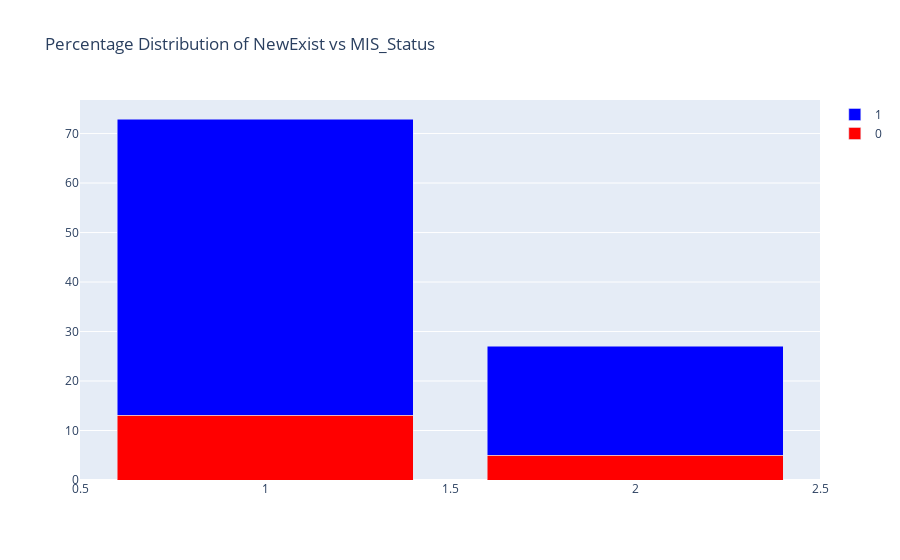

Notebook code cell kept with this figure:
### Markdown cell above
### 13. NewExist

### Code cell
feature_vs_target(loan_df, "NewExist")

### Figure 1 — Plotly figure (JSON) as saved in the notebook; plotly's stock layout.template omitted (floating-point values rounded to 4 significant figures)
{"data": [{"marker": {"color": "red"}, "name": "0", "type": "bar", "x": [1, 2], "y": [13.11, 4.96]}, {"marker": {"color": "blue"}, "name": "1", "type": "bar", "x": [1, 2], "y": [59.83, 22.09]}], "layout": {"barmode": "stack", "title": {"text": "Percentage Distribution of NewExist vs MIS_Status"}}}
